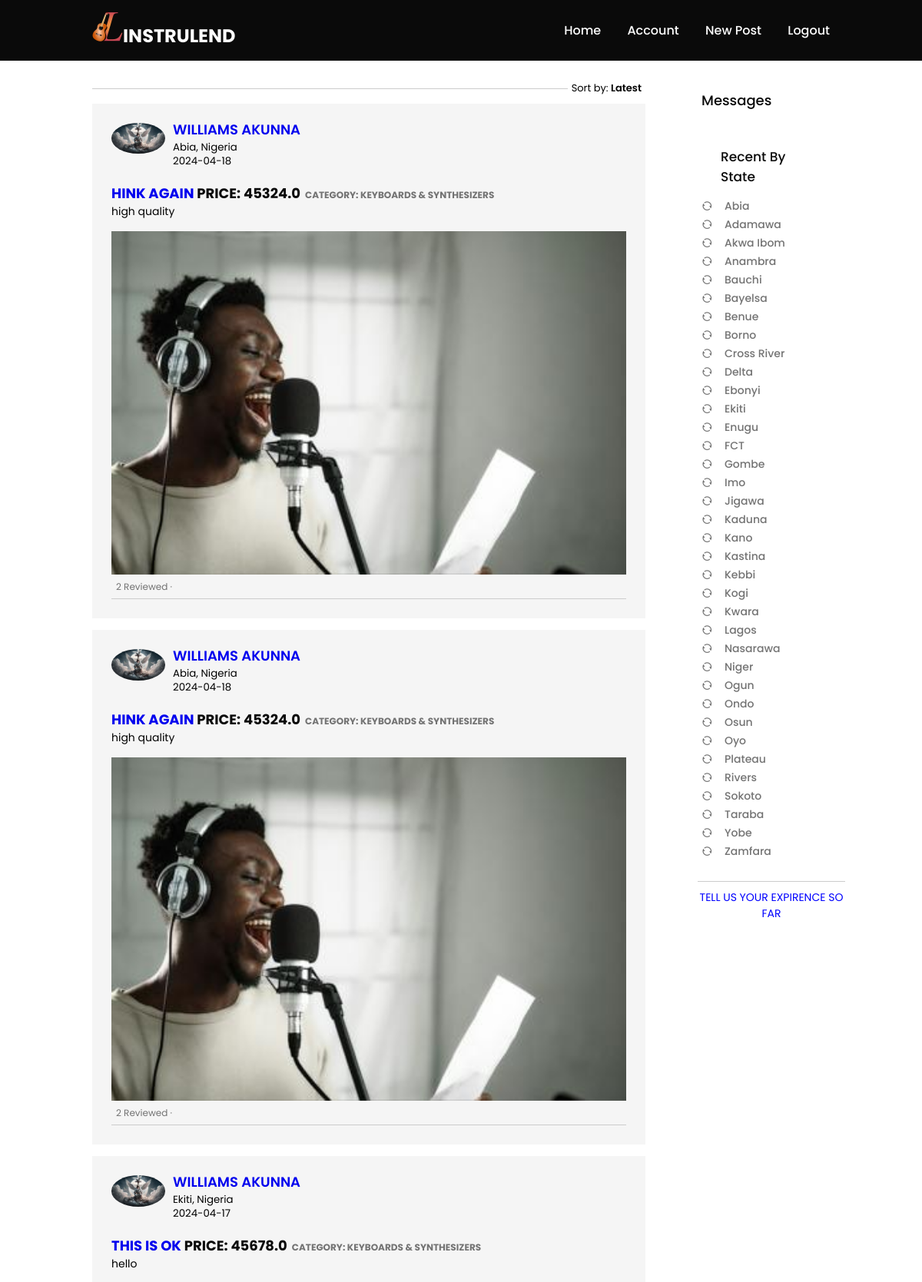
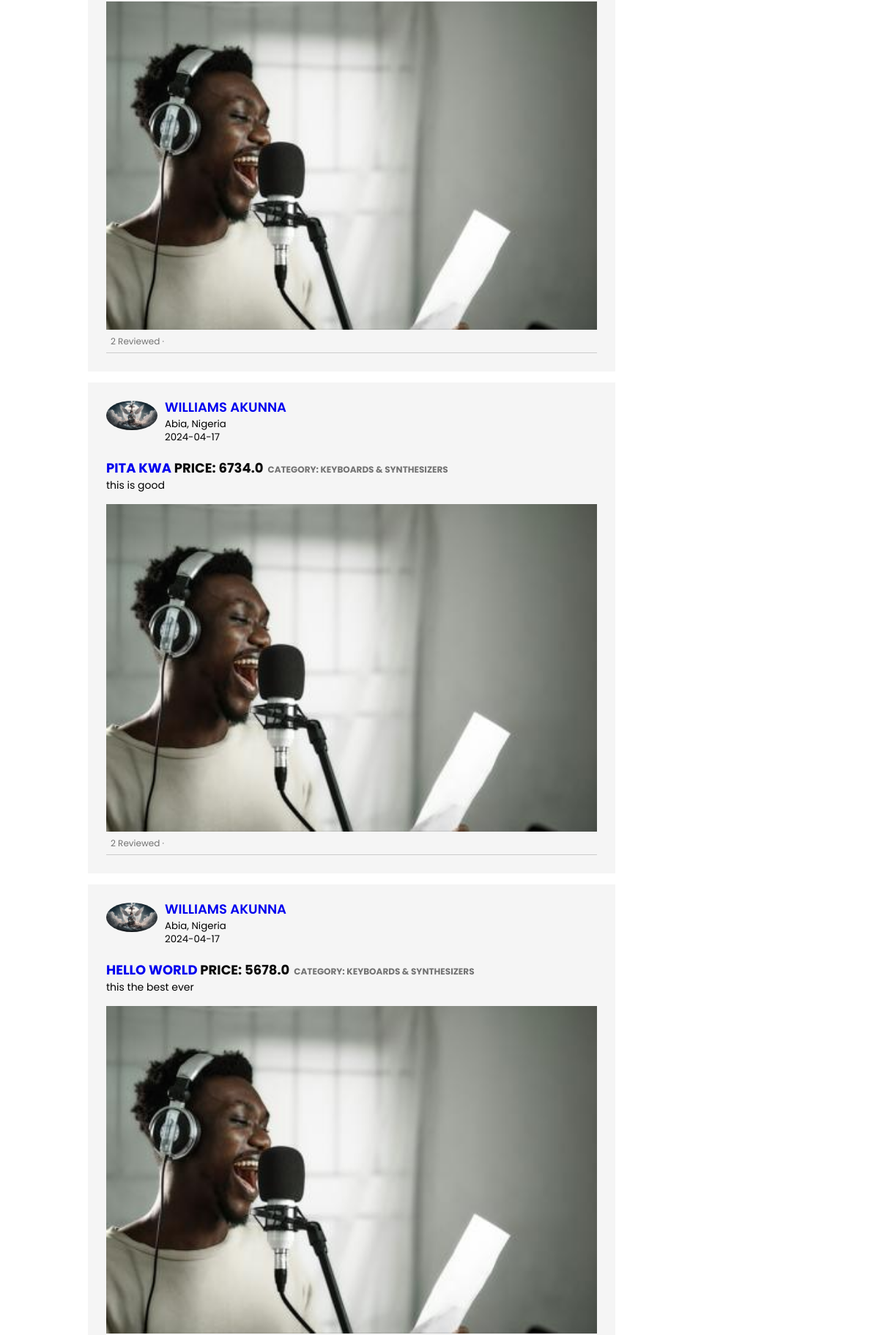
Screenshot of /home (signed in, upper part) with the database file from the repository (2 pictures, top to bottom).
### app/models.py (models this page shows, shortened)
class Post(db.Model):
    id = db.Column(db.Integer, primary_key=True)
    title = db.Column(db.String(50), nullable=False)
    description = db.Column(db.String(200), nullable=False)
    category = db.Column(db.String(100), nullable=False)
    price = db.Column(db.Float, nullable=False)
    city = db.Column(db.String(50), nullable=False)
    country = db.Column(db.String(10), nullable=False, default='Nigeria')
    date_posted = db.Column(db.DateTime, nullable=False, default=datetime.utcnow)
    image_file = db.Column(db.String(50), nullable=False)
    availability = db.Column(db.Boolean, nullable=False, default=True)
    user_id = db.Column(db.Integer, db.ForeignKey('user.id'), nullable=False)
    rented = db.relationship('Agreement', backref='author5', lazy=True)

class User(db.Model, UserMixin):
    id = db.Column(db.Integer, primary_key=True)
    first_name = db.Column(db.String(100), nullable=False)
    last_name = db.Column(db.String(100), nullable=False)
    email = db.Column(db.String(255), unique=True, nullable=False)
    phone_number = db.Column(db.String(15), unique=True, nullable=False)
    city = db.Column(db.String(50))
    country = db.Column(db.String(10), nullable=False, default='Nigeria')
    password = db.Column(db.String(60), nullable=False)
    verification_number = db.Column(db.String(25), unique=True)
    verified_user = db.Column(db.Boolean, nullable=False, default=False)
    created_at = db.Column(db.DateTime, nullable=False, default=datetime.utcnow)
    image_file = db.Column(db.String(50), nullable=False, default='default.jpg')
    posts = db.relationship('Post', backref='author', lazy=True)
    reviewer = db.relationship('Review', foreign_keys='Review.user_id', backref='author1', lazy=True)
    reviewed = db.relationship('Review', foreign_keys='Review.author_id', backref='author2', lazy=True)
    rented = db.relationship('Agreement', backref='author4', lazy=True)
    expirence = db.relationship('Expirence', backref='author6', lazy=True)
    chats_user1 = db.relationship('Chat', backref='user1', foreign_keys='Chat.user1_id', lazy=True)
    chats_user2 = db.relationship('Chat', backref='user2', foreign_keys='Chat.user2_id', lazy=True)
    message = db.relationship('Message', backref='author7', lazy=True)

### app/main/routes.py (the view)
@main.route("/home")
@login_required
def home():
    page = request.args.get('page', 1, type=int)
    posts = Post.query.order_by(Post.date_posted.desc()).paginate(per_page=5)
    reviews = Review.query.all()
    post_review_counts = {}
    for post in posts:
        review_count = Review.query.filter_by(author_id=post.author.id).count()
        post_review_counts[post.id] = review_count
    return render_template('home.html', posts=posts, reviews=reviews, post_review_counts=post_review_counts, page=page)

### app/models.py (called while the page is built)
@login_manager.user_loader
def load_user(user_id):
    return User.query.get(int(user_id))

### app/templates/home.html (shortened to what this page needs)
{% extends "base.html" %}
{% block content %}
  <div class="container-home">
    <div class="main-content">
      <div class="sort-by">
        <hr>
        <p>Sort by: <span>Latest</span></p>
      </div>
      {% for post in posts.items %}
        <div class="post-container">
          <div class="post-author">
            <img src="{{ url_for('static', filename='images/profile_pic/' + post.author.image_file) }}" alt="">
            <div>
              <h1><a href="{{ url_for('users.user_posts', user_id=post.author.id )}}">{{ post.author.first_name }} {{ post.author.last_name }}</a></h1>
              <small>{{ post.city }}, {{ post.country }}</small>
              <small>{{ post.date_posted.strftime('%Y-%m-%d') }}</small>
            </div>
          </div>
          <h1><a href="{{ url_for('posts.post', post_id=post.id) }}">{{ post.title }}</a>  Price: {{ post.price }}<span>category: {{ post.category }}</span></h1>
          <p>{{ post.description }}</p>
          <img src="{{ url_for('static', filename='images/post_pic/' + post.image_file) }}" width="100%">
          <div class="post-stats">
            <div>
              <span class="Reviewed">{{ post_review_counts.get(post.id, 0) }} Reviewed &middot;</span>
            </div>
          </div>
          <div class="post-activity">
          </div>
        </div>
      {% endfor %}
    </div>
    <div class="right-sidebar">
      <h3><a href="{{ url_for('messages.chats') }}">Messages</a></h3>
      <div class="sidebar-activity">
        <h3>Recent By State</h3>
        <a href="#"><i class="ri-refresh-line"></i>Abia</a>
        <a href="#"><i class="ri-refresh-line"></i>Adamawa</a>
        <a href="#"><i class="ri-refresh-line"></i>Akwa Ibom</a>
        <a href="#"><i class="ri-refresh-line"></i>Anambra</a>
        <a href="#"><i class="ri-refresh-line"></i>Bauchi</a>
        <a href="#"><i class="ri-refresh-line"></i>Bayelsa</a>
        <a href="#"><i class="ri-refresh-line"></i>Benue</a>
        <a href="#"><i class="ri-refresh-line"></i>Borno</a>
        <a href="#"><i class="ri-refresh-line"></i>Cross River</a>
        <a href="#"><i class="ri-refresh-line"></i>Delta</a>
        <a href="#"><i class="ri-refresh-line"></i>Ebonyi</a>
        <a href="#"><i class="ri-refresh-line"></i>Ekiti</a>
        <a href="#"><i class="ri-refresh-line"></i>Enugu</a>
        <a href="#"><i class="ri-refresh-line"></i>FCT</a>
        <a href="#"><i class="ri-refresh-line"></i>Gombe</a>
        <a href="#"><i class="ri-refresh-line"></i>Imo</a>
        <a href="#"><i class="ri-refresh-line"></i>Jigawa</a>
        <a href="#"><i class="ri-refresh-line"></i>Kaduna</a>
        <a href="#"><i class="ri-refresh-line"></i>Kano</a>
        <a href="#"><i class="ri-refresh-line"></i>Kastina</a>
        <a href="#"><i class="ri-refresh-line"></i>Kebbi</a>
        <a href="#"><i class="ri-refresh-line"></i>Kogi</a>
        <a href="#"><i class="ri-refresh-line"></i>Kwara</a>
        <a href="#"><i class="ri-refresh-line"></i>Lagos</a>
        <a href="#"><i class="ri-refresh-line"></i>Nasarawa</a>
        <a href="#"><i class="ri-refresh-line"></i>Niger</a>
        <a href="#"><i class="ri-refresh-line"></i>Ogun</a>
        <a href="#"><i class="ri-refresh-line"></i>Ondo</a>
        <a href="#"><i class="ri-refresh-line"></i>Osun</a>
        <a href="#"><i class="ri-refresh-line"></i>Oyo</a>
        <a href="#"><i class="ri-refresh-line"></i>Plateau</a>
        <a href="#"><i class="ri-refresh-line"></i>Rivers</a>
        <a href="#"><i class="ri-refresh-line"></i>Sokoto</a>
        <a href="#"><i class="ri-refresh-line"></i>Taraba</a>
        <a href="#"><i class="ri-refresh-line"></i>Yobe</a>
        <a href="#"><i class="ri-refresh-line"></i>Zamfara</a>
      </div>
      <div class="review-us">
        <a href="{{ url_for('reviews.expirence') }}">Tell Us your Expirence so far</a>
      </div>
    </div>
  </div>
{% endblock %}

### app/static/css/index.css (style rules this page uses)
:root { --text-dark: #0a0a0a; --text-light: #737373; --extra-light: #f5f5f5; --white: #ffffff; --max-width: 1200px; }
* { margin: 0; padding: 0; box-sizing: border-box; font-family: "Poppins", sans-serif; }
html, body { scroll-behavior: smooth; }
.about-pages h2, h3 { margin-bottom: 8px; }
.container-home { display: flex; flex-wrap: wrap; justify-content: space-between; }
.main-content { flex-basis: 75%; }
.right-sidebar { flex-basis: 20%; align-self: flex-start; position: sticky; top: 73px; }
.right-sidebar h3 { font-size: 18px; font-weight: 500; margin: 20px 0 10px; padding: 5px 25px; margin: 12px 0; }
.right-sidebar h3 a { text-decoration: none; color: var(--text-dark); }
.sidebar-activity { padding: 5px 25px; margin: 12px 0; }
.sidebar-activity h3 { color: var(--text-dark); font-size: 17px; font-weight: 500; margin: 20px 0 10px; }
.sidebar-activity a { display: flex; align-items: center; font-size: 14px; font-weight: 500; color: var(--text-light); margin: 3px 0; text-decoration: none; }
.sidebar-activity a i { width: 20px; margin-right: 10px; }
.review-us { border-top: 1px solid #ccc; text-align: center; margin-top: 20px; margin-left: 20px; margin-right: -20px; }
.review-us a { color: blue; text-decoration: none; font-size: 14px; text-transform: uppercase; display: inline-block; margin: 10px 0; }
.sort-by { display: flex; align-items: center; margin: 10 0; }
.sort-by hr { flex: 1; border: 0; height: 1px; background: #ccc; }
.sort-by p { font-size: 13px; padding: 5px; }
.sort-by p span { font-weight: 600; cursor: pointer; }
.post-container { background-color: #f5f5f5; padding: 20px 25px 5px; margin: 5px 0 15px; }
.post-author { display: flex; align-items: flex-start; margin-bottom: 20px; }
.post-author img { width: 70px; border-radius: 50%; margin-right: 10px; margin-top: 5px; }
.post-author h1 { font-size: 18px; font-weight: 600; color: var(--text-light); }
.post-author small { display: block; margin-bottom: -2px; }
.post-container h1 { font-size: 18px; color: var(--text-dark); text-transform: uppercase; }
.post-container h1 a { text-decoration: none; }
.post-container span { color: var(--text-light); font-size: 12px; margin-left: 6px; }
.post-container p { font-size: 14px; margin-bottom: 15px; }
.post-stats { display: flex; flex-wrap: wrap; align-items: center; justify-content: space-between; font-size: 12px; border-bottom: 1px solid #ccc; padding-bottom: 6px; }
.post-stats div { display: flex; align-items: center; cursor: pointer; }
.post-activity { display: flex; align-items: center; justify-content: space-around; padding: 10px 0; font-size: 14px; font-weight: 500; width: 50%; }

### rows the page displays
Post: image_file (placeholder picture), author.first_name "WILLIAMS", author.last_name "AKUNNA", city "Abia", country "Nigeria", date_posted "2024-04-18", title "HINK AGAIN", price "45324.0", category "KEYBOARDS & SYNTHESIZERS", description "high quality", image_file (picture), get "2"
Post: image_file (placeholder picture), author.first_name "WILLIAMS", author.last_name "AKUNNA", city "Abia", country "Nigeria", date_posted "2024-04-18", title "HINK AGAIN", price "45324.0", category "KEYBOARDS & SYNTHESIZERS", description "high quality", image_file (picture), get "2"
Post: image_file (placeholder picture), author.first_name "WILLIAMS", author.last_name "AKUNNA", city "Ekiti", country "Nigeria", date_posted "2024-04-17", title "THIS IS OK", price "45678.0", category "KEYBOARDS & SYNTHESIZERS", description "hello", image_file (picture), get "2"
Post: image_file (placeholder picture), author.first_name "WILLIAMS", author.last_name "AKUNNA", city "Abia", country "Nigeria", date_posted "2024-04-17", title "PITA KWA", price "6734.0", category "KEYBOARDS & SYNTHESIZERS", description "this is good", image_file (picture), get "2"
Post: image_file (placeholder picture), author.first_name "WILLIAMS", author.last_name "AKUNNA", city "Abia", country "Nigeria", date_posted "2024-04-17", title "HELLO WORLD", price "5678.0", category "KEYBOARDS & SYNTHESIZERS", description "this the best ever", image_file (picture)
